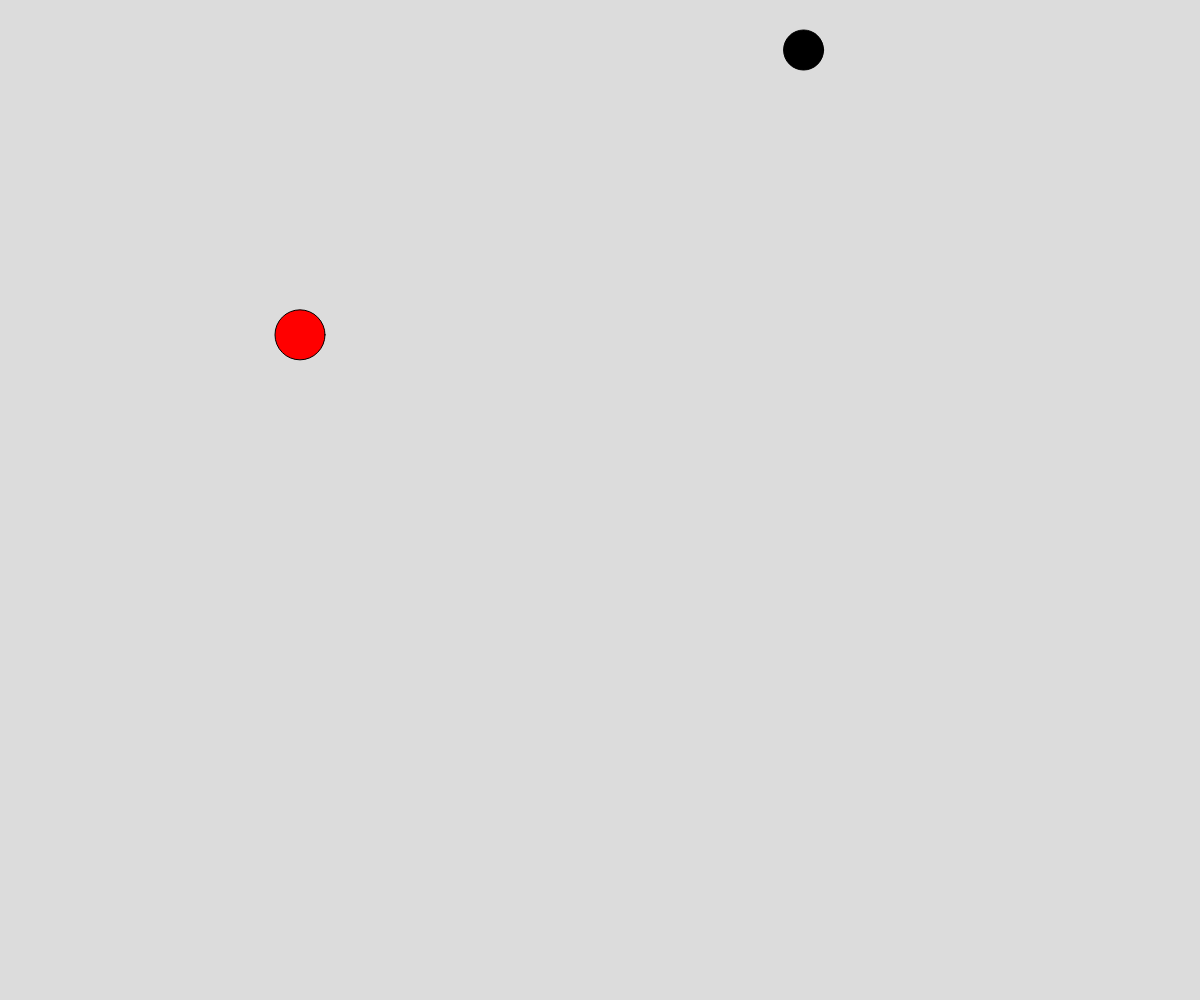
Frame 1 (no input)
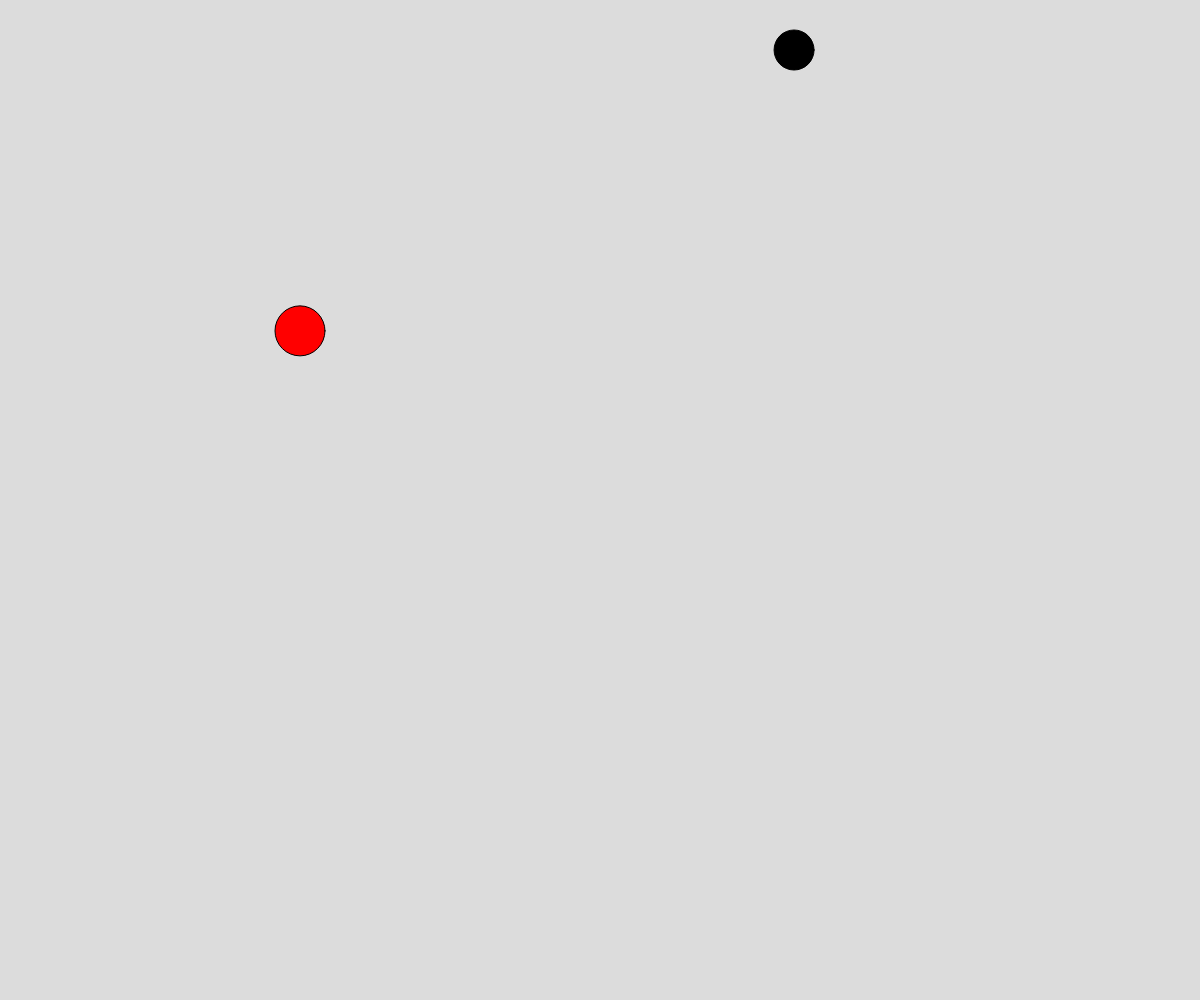
Frame 60 (no input)
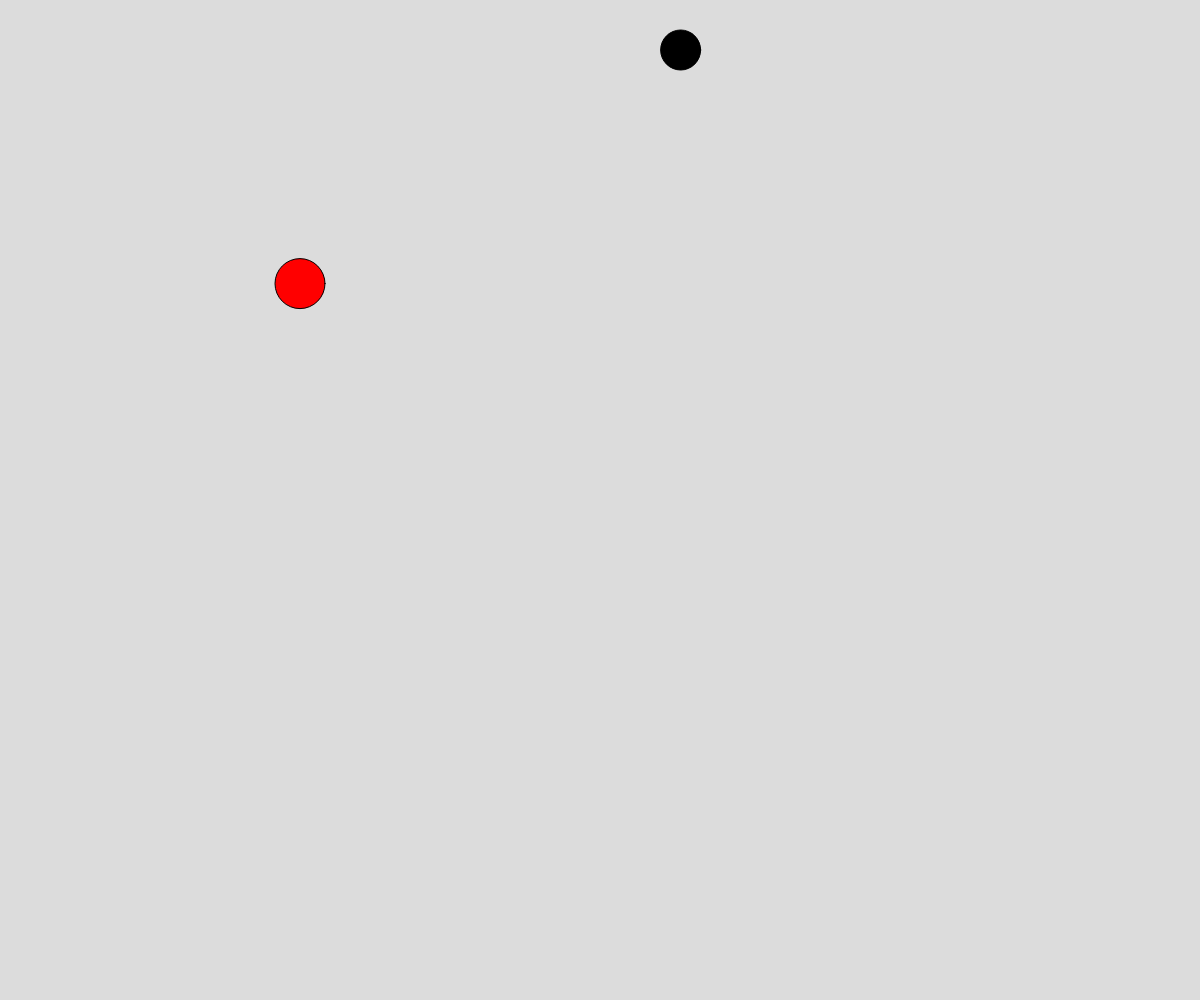
Frame 120 (the mouse pressed at the canvas centre since frame 60)

The p5.js sketch that drew these frames (run headless with seeded random() and noise() and a simulated clock; from frame 60 on, the mouse is pressed at the canvas centre):

// p5.js sketch
// ── sketch.js
// Project Title
// Your Name
// Date
//
// Extra for Experts:
// - describe what you did to take this project "above and beyond"

let x, y;
let time = 0;


function setup() {
  createCanvas(windowWidth, windowHeight);
  x = width/2;
  y = height/2;
}

function draw() {
  background(220);

  x = noise(time) * width;
  y = noise(time) * height/2;

  fill("black");
  circle(x,50,40);

  fill("red");
  circle(300,y,50);

  time+=10;
}
